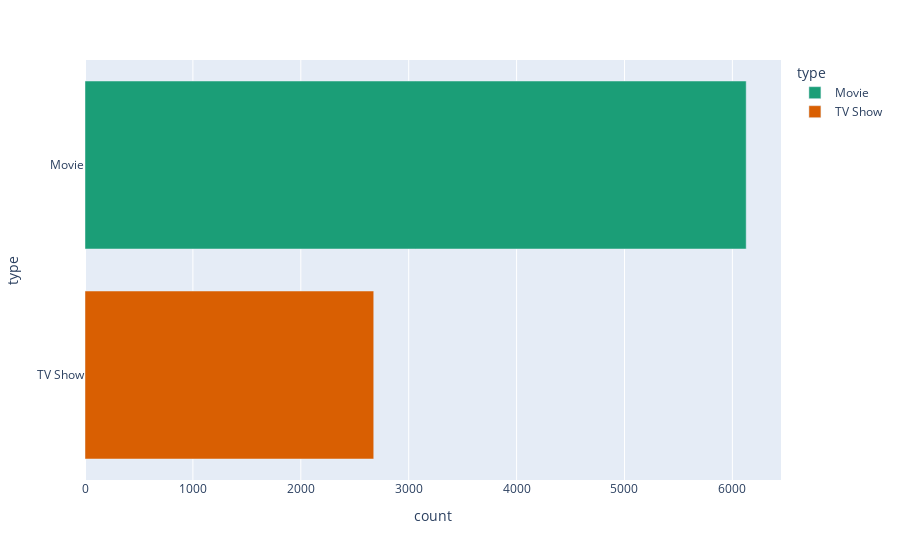

The notebook cell saved with this chart:
### Markdown cell above
# Data Analysis

### Code cell
type_counts = df['type'].value_counts().reset_index()
type_counts.columns = ['type', 'count']

fig = px.bar(type_counts, x='count', y='type', orientation='h', color='type',
             color_discrete_sequence=px.colors.qualitative.Dark2)

fig.show()

### Figure 1 — Plotly figure (JSON) as saved in the notebook; plotly's stock layout.template omitted (floating-point values rounded to 4 significant figures)
{"data": [{"alignmentgroup": "True", "hovertemplate": "type=%{y}<br>count=%{x}<extra></extra>", "legendgroup": "Movie", "marker": {"color": "rgb(27,158,119)", "pattern": {"shape": ""}}, "name": "Movie", "offsetgroup": "Movie", "orientation": "h", "showlegend": true, "textposition": "auto", "type": "bar", "x": [6128], "xaxis": "x", "y": ["Movie"], "yaxis": "y"}, {"alignmentgroup": "True", "hovertemplate": "type=%{y}<br>count=%{x}<extra></extra>", "legendgroup": "TV Show", "marker": {"color": "rgb(217,95,2)", "pattern": {"shape": ""}}, "name": "TV Show", "offsetgroup": "TV Show", "orientation": "h", "showlegend": true, "textposition": "auto", "type": "bar", "x": [2676], "xaxis": "x", "y": ["TV Show"], "yaxis": "y"}], "layout": {"barmode": "relative", "legend": {"title": {"text": "type"}, "tracegroupgap": 0}, "margin": {"t": 60}, "xaxis": {"anchor": "y", "domain": [0, 1], "title": {"text": "count"}}, "yaxis": {"anchor": "x", "categoryarray": ["TV Show", "Movie"], "categoryorder": "array", "domain": [0, 1], "title": {"text": "type"}}}}
